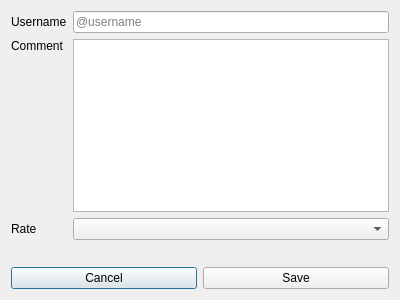
<?xml version="1.0" encoding="UTF-8"?>
<ui version="4.0">
 <class>AddCommentDialog</class>
 <widget class="QDialog" name="AddCommentDialog">
  <property name="geometry">
   <rect>
    <x>0</x>
    <y>0</y>
    <width>400</width>
    <height>300</height>
   </rect>
  </property>
  <property name="windowTitle">
   <string>Dialog</string>
  </property>
  <layout class="QGridLayout" name="gridLayout">
   <item row="0" column="0">
    <widget class="QLabel" name="label">
     <property name="text">
      <string>Username</string>
     </property>
    </widget>
   </item>
   <item row="1" column="0" alignment="Qt::AlignTop">
    <widget class="QLabel" name="label_2">
     <property name="text">
      <string>Comment</string>
     </property>
    </widget>
   </item>
   <item row="3" column="1">
    <spacer name="verticalSpacer">
     <property name="orientation">
      <enum>Qt::Vertical</enum>
     </property>
     <property name="sizeHint" stdset="0">
      <size>
       <width>20</width>
       <height>40</height>
      </size>
     </property>
    </spacer>
   </item>
   <item row="0" column="1">
    <widget class="QLineEdit" name="usernameLineEdit">
     <property name="placeholderText">
      <string>@username</string>
     </property>
    </widget>
   </item>
   <item row="2" column="0">
    <widget class="QLabel" name="label_3">
     <property name="text">
      <string>Rate</string>
     </property>
    </widget>
   </item>
   <item row="1" column="1">
    <widget class="QPlainTextEdit" name="commentPlainTextEdit"/>
   </item>
   <item row="2" column="1">
    <widget class="QComboBox" name="rateComboBox"/>
   </item>
   <item row="4" column="0" colspan="2">
    <layout class="QHBoxLayout" name="horizontalLayout">
     <property name="topMargin">
      <number>0</number>
     </property>
     <item>
      <widget class="QPushButton" name="closeButton">
       <property name="text">
        <string>Cancel</string>
       </property>
      </widget>
     </item>
     <item>
      <widget class="QPushButton" name="addCommentButton">
       <property name="text">
        <string>Save</string>
       </property>
      </widget>
     </item>
    </layout>
   </item>
  </layout>
 </widget>
 <resources/>
 <connections/>
</ui>
